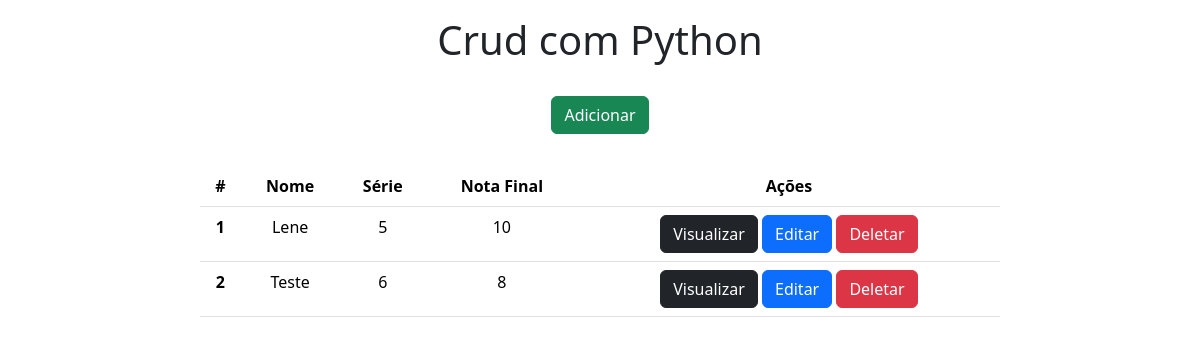
The app's page /, older data.
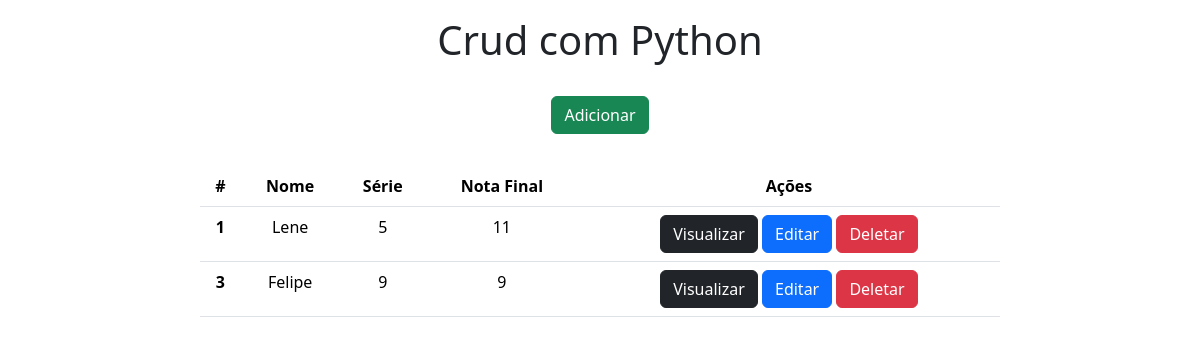
The same page, newer data.
### app/models.py (models this page shows)
class Alunos(models.Model):
    nome = models.CharField(max_length=100)
    serie = models.IntegerField()
    nota_final = models.IntegerField()

### app/views.py (the view)
# urls.py: 2. Add a URL to urlpatterns:  path('', views.home, name='home')
def home(request):
    data = {}
    data['db'] = Alunos.objects.all()
    return render(request, 'index.html', data)

### app/templates/index.html (shortened to what this page needs)
<!DOCTYPE html>
<html lang="pt-br">
<head>
    <link href="https://cdn.jsdelivr.net/npm/bootstrap@5.3.1/dist/css/bootstrap.min.css" rel="stylesheet">
</head>
<body>
    <div class="col-8 m-auto pt-3 pb-2 text-center">
        <h1>Crud com Python</h1>
    </div>
    <div class="col-8 m-auto pt-3 pb-2 text-center">
        <a href="/form" class="btn btn-success">Adicionar</a>
    </div>
    <div class="col-8 m-auto pt-4 pb-2 text-center">
        <table class="table">
          <thead class="thead-dark">
            <tr>
              <th scope="col">#</th>
              <th scope="col">Nome</th>
              <th scope="col">Série</th>
              <th scope="col">Nota Final</th>
              <th scope="col">Ações</th>
            </tr>
          </thead>
          <tbody>
          {% for dbs in db %}
            <tr>
              <th>{{dbs.id}}</th>
              <td>{{dbs.nome}}</td>
              <td>{{dbs.serie}}</td>
              <td>{{dbs.nota_final}}</td>
              <td>
                  <a href="/view/{{dbs.id}}/" class="btn btn-dark">Visualizar</a>
                  <a href="/edit/{{dbs.id}}/" class="btn btn-primary">Editar</a>
                  <a href="/delete/{{dbs.id}}/" class="btn btn-danger btnDel">Deletar</a>
              </td>
            </tr>
          {% endfor %}
          </tbody>
        </table>
    </div>
    {% load static %}
</body>
</html>

Row changes from the older to the newer data that the page shows:
removed Alunos: id "2", nome "Teste", serie "6", nota_final "8"
changed Alunos "Lene": nota_final "10" → "11"
added Alunos: id "3", nome "Felipe", serie "9", nota_final "9"
